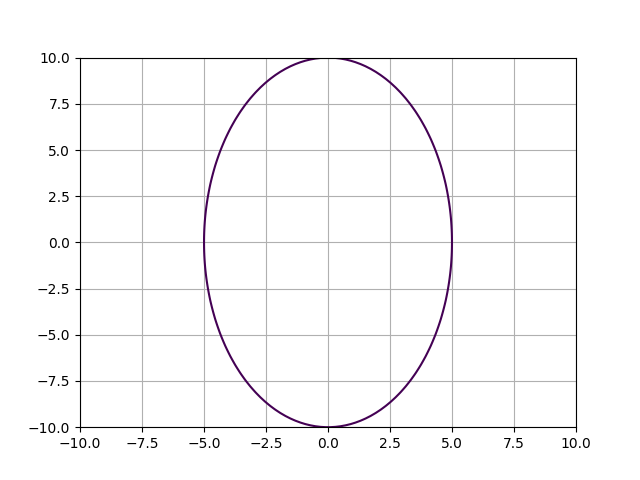

Recreate this plot in Python.
import matplotlib.pyplot as plt
import numpy as np

def ellipse(max_grid, rad_x, rad_y, N):
    x = np.linspace(-1*max_grid, max_grid, N)
    y = np.linspace(-1*max_grid, max_grid, N)

    X, Y = np.meshgrid(x, y)

    fxy = X**2/rad_x**2 + Y**2/rad_y**2 - 1

    plt.contour(X, Y, fxy, levels=[0])
    plt.grid()
    plt.savefig('lab_6_task_3.png')

ellipse(10, 5, 10, 100)